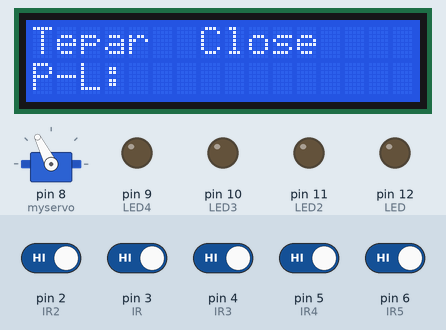
Recording of a sketch running on a simulated Arduino Uno, built with avr-gcc and run on an emulated ATmega328P. Shown: 16×2 character LCD, servo, output pins drawn as LEDs (lit = HIGH). The test bench sets the inputs (shaded band); at power-on: pin 2 (IR2), pin 3 (IR), pin 4 (IR3), pin 5 (IR4), pin 6 (IR5) HIGH.

Above: at 1.2 s.
1.3 s: pin 2 (IR2) driven LOW
At 7.3 s:
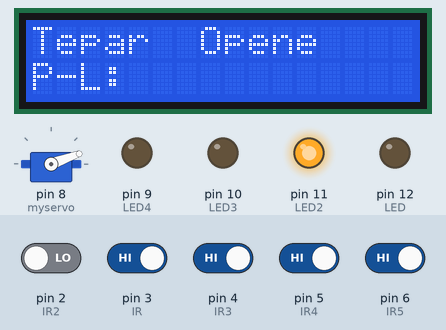
7.6 s: pin 3 (IR) driven LOW
At 11.0 s:
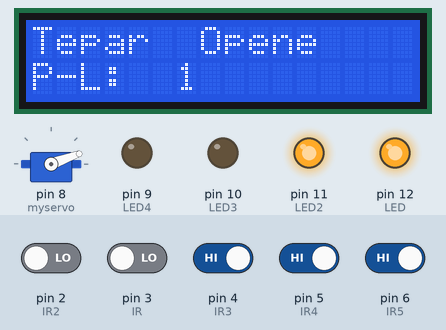
13.6 s: pin 4 (IR3) driven LOW
At 19.3 s:
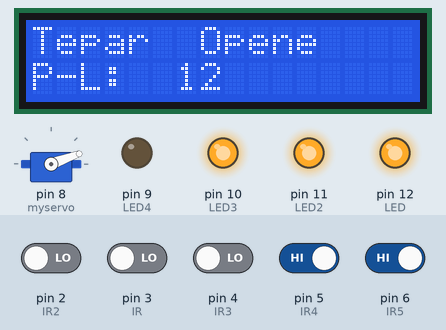
19.6 s: pin 5 (IR4) driven LOW
At 24.9 s:
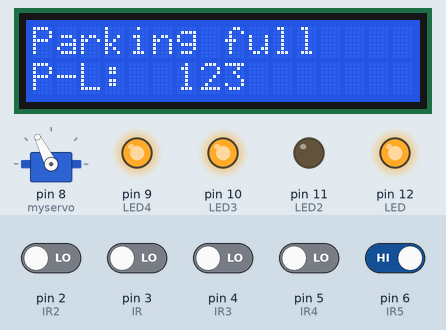
27.7 s: pin 3 (IR) driven HIGH
At 31.7 s:
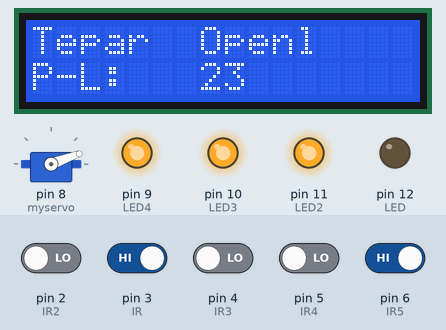
33.7 s: pin 2 (IR2) driven HIGH
At 37.5 s:
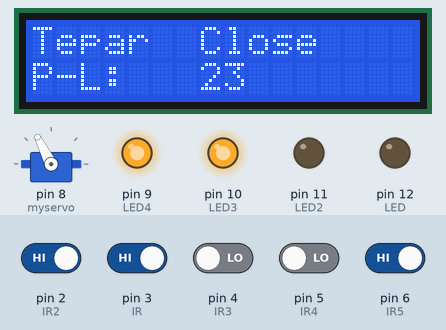
Timing chart, 0 to 39.0 s (numbered marks = the images above; inputs shaded):
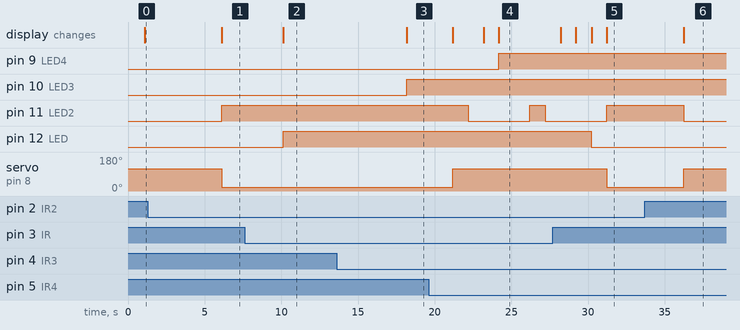

The sketch:

Project_Tepar.ino
```cpp
#include <Wire.h>

#include <Servo.h>
#include <LCD_I2C.h>

LCD_I2C lcd(0x27);

Servo myservo;
const int in = 7;
const int out = 6;
int count = 0;
int valin = 0;
int valout = 0;
int pos =0;
int cnt;
int IR = 3;
int IR2 = 2;
int IR3 = 4;
int IR4 = 5;
int IR5 = 6;
//int IRgate = 4;
int LED = 12;
int LED2 = 11;
int LED3 = 10;
int LED4 = 9;
bool apply = true;

void setup() {
  // put your setup code here, to run once:
  Serial.begin(9600);
  lcd.begin();
  lcd.backlight();
  lcd.clear();
  lcd.setCursor(0, 0);
  lcd.println("Tepar");
  lcd.setCursor(0, 1);
  lcd.print("P-L:");
  myservo.attach(8);
  myservo.write(117);
  pinMode(IR, INPUT);
  pinMode(IR2,INPUT);
  pinMode(IR3, INPUT);
  pinMode(IR4, INPUT);
  pinMode(IR5, INPUT);
  pinMode(LED, OUTPUT);
  pinMode(LED2, OUTPUT);
  pinMode(LED3, OUTPUT);
  pinMode(LED4, OUTPUT);
}

void loop() {
  // put your main code here, to run repeatedly:
  int readIR = digitalRead(IR);
  int readIR2 = digitalRead(IR2);
  int readIR3 = digitalRead(IR3);
  int readIR4 = digitalRead(IR4);
  int readIR5 = digitalRead(IR5);
  if(readIR == LOW && readIR3 == LOW && readIR4 == LOW){
    apply = false;
  }else{
    lcd.setCursor(0, 0);
    lcd.println("Tepar");
    lcd.setCursor(0, 1);
    lcd.print("P-L:");
    apply = true;
  }
  if(apply == true){
    if(readIR == LOW){
      digitalWrite(LED, HIGH);
      lcd.setCursor(6, 1);
      lcd.print("1");
//      apply = false;
      delay(1000);
    }
    else{
      digitalWrite(LED, LOW);
      lcd.setCursor(6, 1);
      lcd.print(" ");
      delay(1000);
    }

    if((readIR2 == LOW && readIR5 == HIGH) || (readIR2 == HIGH && readIR5 == LOW)){
      digitalWrite(LED2, HIGH);
      lcd.setCursor(7, 0);
      lcd.print("Open");
      myservo.write(20);

      delay(1000);
    }
    else if(readIR2 == HIGH){
      digitalWrite(LED2, LOW);
      myservo.write(117);
      lcd.setCursor(7, 0);
      lcd.print("Close");
      delay(1000);
    }
    if((readIR5 == LOW && readIR2 == HIGH) || (readIR5 == HIGH && readIR2 == LOW)){
      digitalWrite(LED2, HIGH);
      myservo.write(20);

      delay(1000);
    }
    else if(readIR5 == HIGH){
      digitalWrite(LED2, LOW);
      myservo.write(117);
      lcd.setCursor(1, 1);
      delay(1000);
    }
    if(readIR3 == LOW){
      digitalWrite(LED3, HIGH);
      lcd.setCursor(7, 1);
      lcd.print("2");
//      apply = false;
      delay(1000);
    }
    else{
      digitalWrite(LED3, LOW);
      lcd.setCursor(7, 1);
      lcd.print(" ");
      delay(1000);
    }
    if(readIR4 == LOW){
      digitalWrite(LED4, HIGH);
      lcd.setCursor(8, 1);
      lcd.print("3");
//      apply = false;
      delay(1000);
    }
    else{
      digitalWrite(LED4, LOW);
      lcd.setCursor(8, 1);
      lcd.print(" ");
      delay(1000);
    }
  }else{
    if(readIR == LOW){
      digitalWrite(LED, HIGH);
      lcd.setCursor(6, 1);
      lcd.print("1");
      delay(1000);
    }
    else{
      digitalWrite(LED, LOW);
      lcd.println(" ");
      lcd.setCursor(6, 1);
      delay(1000);
    }

    if(readIR2 == LOW){
      digitalWrite(LED2, HIGH);
      lcd.setCursor(0, 0);
      lcd.println("Parking full");
      myservo.write(117);

      delay(1000);
    }
    else if(readIR2 == HIGH){
      digitalWrite(LED2, LOW);
      myservo.write(117);
      delay(1000);
    }
    if(readIR5 == LOW){
      digitalWrite(LED2, HIGH);
      myservo.write(20);

      delay(1000);
    }
    else if(readIR5 == HIGH){
      digitalWrite(LED2, LOW);
      myservo.write(117);
      delay(1000);
    }
    if(readIR3 == LOW){
      digitalWrite(LED3, HIGH);
      lcd.setCursor(7, 1);
      lcd.println("2");
//      apply = false;
      delay(1000);
    }
    else{
      digitalWrite(LED3, LOW);
      lcd.setCursor(7, 1);
      lcd.println(" ");
      delay(1000);
    }
    if(readIR4 == LOW){
      digitalWrite(LED4, HIGH);
      lcd.setCursor(8, 1);
      lcd.println("3");
//      apply = false;
      delay(1000);
    }
    else{
      digitalWrite(LED4, LOW);
      lcd.setCursor(8, 1);
      lcd.println(" ");
      delay(1000);
    }
  }
}
```

Measured:
- after the input at 1.3 s, pin 11 (LED2): LOW → HIGH after 4.8 s; servo on pin 8 (myservo): 117° → 20° after 4.8 s; the display: changes after 4.8 s (image 1)
- after the input at 7.6 s, pin 12 (LED): LOW → HIGH after 2.5 s; the display: changes after 2.5 s (image 2)
- after the input at 13.6 s, pin 10 (LED3): LOW → HIGH after 4.6 s; the display: changes after 4.6 s (image 3)
- after the input at 19.6 s, pin 9 (LED4): LOW → HIGH after 4.6 s; pin 11 (LED2): HIGH → LOW after 2.6 s, → HIGH 4.0 s later, → LOW 1.0 s later; servo on pin 8 (myservo): 20° → 117° after 1.6 s; the display: first changes after 1.6 s (image 4 shows a later state)
- after the input at 27.7 s, pin 11 (LED2): goes on until 31.2 s, then stays HIGH; pin 12 (LED): HIGH → LOW after 2.5 s; servo on pin 8 (myservo): 117° → 20° after 3.5 s; the display: first differs from a run without the input after 2.5 s (image 5 shows a later state)
- after the input at 33.7 s, pin 11 (LED2): HIGH → LOW after 2.6 s; servo on pin 8 (myservo): 20° → 117° after 2.6 s; the display: changes after 2.6 s (image 6)
